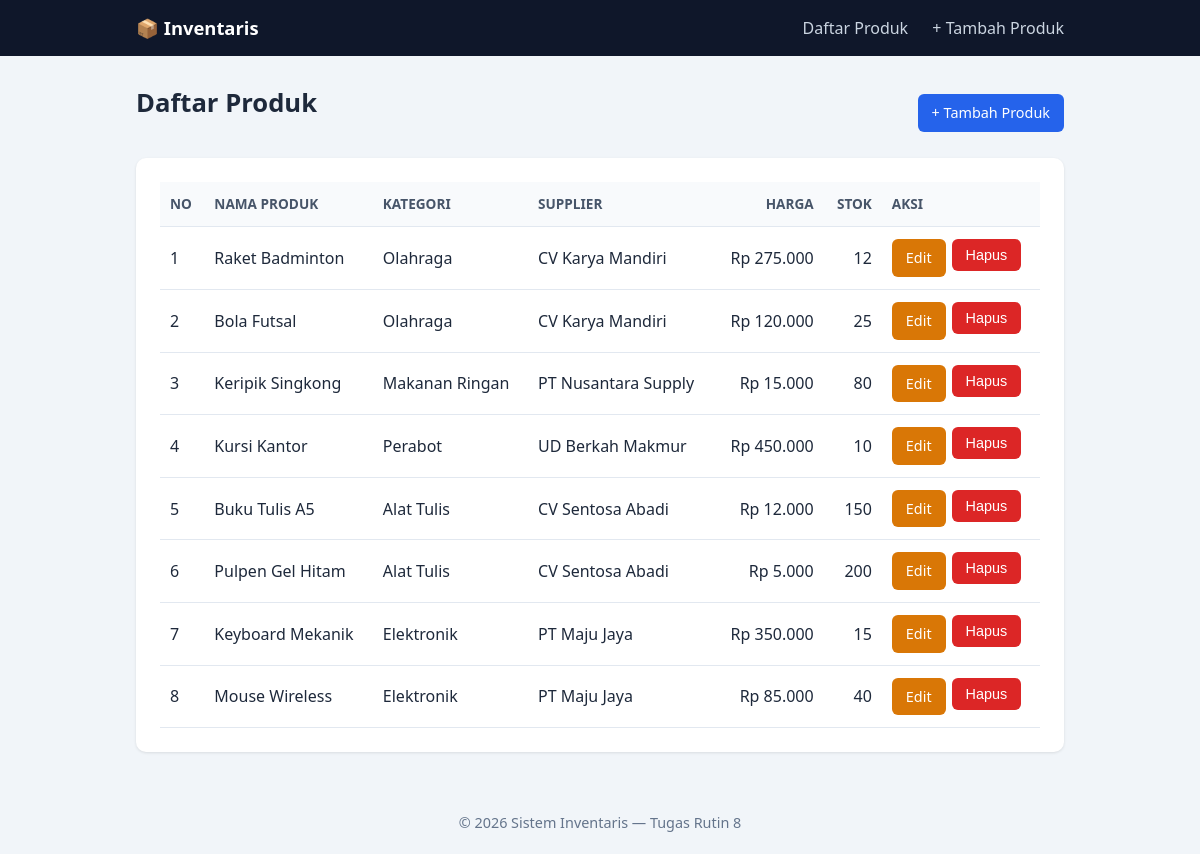
The page / on the database its author committed.
### tables this page shows
CREATE TABLE `produk` (
  `id` int(11) NOT NULL,
  `nama` varchar(150) NOT NULL,
  `kategori_id` int(11) NOT NULL,
  `supplier_id` int(11) NOT NULL,
  `harga` int(11) NOT NULL,
  `stok` int(11) NOT NULL DEFAULT 0,
  `created_at` timestamp NOT NULL DEFAULT current_timestamp()
);

CREATE TABLE `kategori` (
  `id` int(11) NOT NULL,
  `nama` varchar(100) NOT NULL
);

CREATE TABLE `supplier` (
  `id` int(11) NOT NULL,
  `nama` varchar(100) NOT NULL,
  `telepon` varchar(20) DEFAULT NULL,
  `alamat` varchar(255) DEFAULT NULL
);

### includes/helpers.php (called while the page is built, shortened)
<?php
function e(?string $nilai): string
{
    return htmlspecialchars((string) $nilai, ENT_QUOTES, 'UTF-8');
}
function rupiah(int $angka): string
{
    return 'Rp ' . number_format($angka, 0, ',', '.');
}

### index.php (the view, shortened to what this page needs)
<?php
require_once __DIR__ . '/includes/helpers.php';
$pdo = Database::getInstance()->getConnection();
$sql = "SELECT p.id, p.nama, p.harga, p.stok,
               k.nama AS kategori,
               s.nama AS supplier
        FROM produk p
        INNER JOIN kategori k ON p.kategori_id = k.id
        INNER JOIN supplier s ON p.supplier_id = s.id
        ORDER BY p.id DESC";
$produk = $pdo->query($sql)->fetchAll();
require __DIR__ . '/includes/header.php';
?>
<div class="toolbar">
    <h1>Daftar Produk</h1>
    <a href="create.php" class="btn">+ Tambah Produk</a>
</div>
<div class="card">
    <table>
        <thead>
            <tr>
                <th>No</th>
                <th>Nama Produk</th>
                <th>Kategori</th>
                <th>Supplier</th>
                <th class="text-right">Harga</th>
                <th class="text-right">Stok</th>
                <th>Aksi</th>
            </tr>
        </thead>
        <tbody>
            <?php foreach ($produk as $i => $p): ?>
                <tr>
                    <td><?= $i + 1 ?></td>
                    <td><?= e($p['nama']) ?></td>
                    <td><?= e($p['kategori']) ?></td>
                    <td><?= e($p['supplier']) ?></td>
                    <td class="text-right"><?= e(rupiah((int) $p['harga'])) ?></td>
                    <td class="text-right"><?= (int) $p['stok'] ?></td>
                    <td>
                        <div class="aksi">
                            <a href="edit.php?id=<?= (int) $p['id'] ?>" class="btn btn-warning">Edit</a>
                            <form action="delete.php" method="POST"
                                  onsubmit="return confirm('Yakin hapus produk ini?');">
                                <button type="submit" class="btn btn-danger">Hapus</button>
                            </form>
                        </div>
                    </td>
                </tr>
            <?php endforeach; ?>
        </tbody>
    </table>
</div>
<?php require __DIR__ . '/includes/footer.php'; ?>

### includes/header.php (shortened to what this page needs)
<?php
require_once __DIR__ . '/helpers.php';
?>
<!DOCTYPE html>
<html lang="id">
<head>
    <link rel="stylesheet" href="assets/style.css">
</head>
<body>
<header class="navbar">
    <div class="container navbar-inner">
        <a class="brand" href="index.php">📦 Inventaris</a>
        <nav>
            <a href="index.php">Daftar Produk</a>
            <a href="create.php">+ Tambah Produk</a>
        </nav>
    </div>
</header>
<main class="container">

### includes/footer.php
</main>
<footer class="footer">
    <div class="container">
        &copy; <?= date('Y') ?> Sistem Inventaris — Tugas Rutin 8
    </div>
</footer>
</body>
</html>

### assets/style.css (style rules this page uses)
* { box-sizing: border-box; }
body { margin: 0; font-family: "Segoe UI", Arial, sans-serif; background: #f1f5f9; color: #1e293b; line-height: 1.5; }
.container { max-width: 960px; margin: 0 auto; padding: 0 16px; }
.navbar { background: #0f172a; padding: 14px 0; }
.navbar-inner { display: flex; justify-content: space-between; align-items: center; }
.brand { color: #fff; font-weight: 700; font-size: 1.15rem; text-decoration: none; }
.navbar nav a { color: #cbd5e1; text-decoration: none; margin-left: 20px; }
main.container { padding-top: 28px; padding-bottom: 40px; min-height: 70vh; }
h1 { margin: 0 0 20px; font-size: 1.6rem; }
.card { background: #fff; border-radius: 10px; padding: 24px; box-shadow: 0 1px 3px rgba(0, 0, 0, .1); }
table { width: 100%; border-collapse: collapse; }
th, td { padding: 12px 10px; text-align: left; border-bottom: 1px solid #e2e8f0; }
th { background: #f8fafc; font-size: .85rem; text-transform: uppercase; color: #475569; }
.text-right { text-align: right; }
.btn { display: inline-block; padding: 8px 14px; border: 0; border-radius: 6px; font-size: .9rem; cursor: pointer; text-decoration: none; color: #fff; background: #2563eb; }
.btn-warning { background: #d97706; }
.btn-danger { background: #dc2626; }
.aksi { display: flex; gap: 6px; }
.aksi form { margin: 0; }
.toolbar { display: flex; justify-content: space-between; align-items: center; margin-bottom: 16px; }
.footer { text-align: center; padding: 20px 0; color: #64748b; font-size: .9rem; }

### rows shown on the page
produk: nama "Raket Badminton", kategori.nama "Olahraga", supplier.nama "CV Karya Mandiri", harga "Rp 275.000", stok "12"
produk: nama "Bola Futsal", kategori.nama "Olahraga", supplier.nama "CV Karya Mandiri", harga "Rp 120.000", stok "25"
produk: nama "Keripik Singkong", kategori.nama "Makanan Ringan", supplier.nama "PT Nusantara Supply", harga "Rp 15.000", stok "80"
produk: nama "Kursi Kantor", kategori.nama "Perabot", supplier.nama "UD Berkah Makmur", harga "Rp 450.000", stok "10"
produk: nama "Buku Tulis A5", kategori.nama "Alat Tulis", supplier.nama "CV Sentosa Abadi", harga "Rp 12.000", stok "150"
produk: nama "Pulpen Gel Hitam", kategori.nama "Alat Tulis", supplier.nama "CV Sentosa Abadi", harga "Rp 5.000", stok "200"
produk: nama "Keyboard Mekanik", kategori.nama "Elektronik", supplier.nama "PT Maju Jaya", harga "Rp 350.000", stok "15"
produk: nama "Mouse Wireless", kategori.nama "Elektronik", supplier.nama "PT Maju Jaya", harga "Rp 85.000", stok "40"
